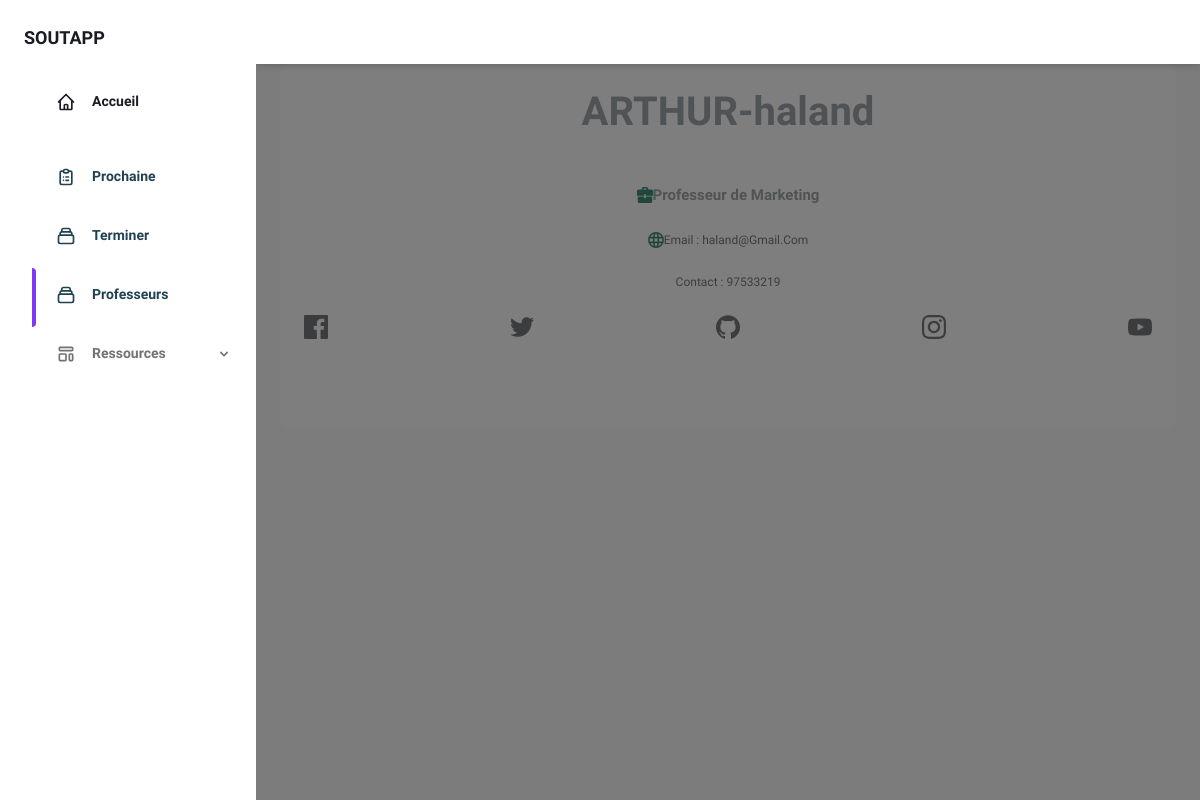
Page /prof_detail/1 (signed in) on the committed database.
### soutapp/models.py (models this page shows, shortened)
class Professeur(models.Model):
    id_prof = models.AutoField(primary_key=True)
    nom_prof = models.CharField(max_length=50)
    prenom_prof = models.CharField(max_length=50)
    specialite_prof = models.CharField(max_length=150)
    image_prof = models.ImageField(upload_to='prof_photos/')
    adresse_prof = models.CharField(max_length=100)
    telephone_prof = models.CharField(max_length=50)
    email_prof = models.EmailField(max_length=100)
    created_at = models.DateTimeField(auto_now_add=True)

class LienSociale(models.Model):
    id_lien = models.AutoField(primary_key=True)
    designation = models.CharField(max_length=50)
    lien = models.CharField(max_length=50)
    created_at = models.DateTimeField(auto_now_add=True)
    id_prof = models.ForeignKey(Professeur, on_delete=models.CASCADE)

### soutapp/views.py (the view)
# urls.py: path('prof_detail/<int:pk>', views.ProfDetail.as_view(), name='prof_detail'),
class ProfDetail(DetailView):
    model = Professeur
    template_name = 'session-blog/prof_detail.html'
    context_object_name = 'prof'
    def dispatch(self, request, *args, **kwargs):
        if not request.session.get('user_id'):
            return redirect('login')
        return super().dispatch(request, *args, **kwargs)
    def get_context_data(self, **kwargs):
        context = super().get_context_data(**kwargs)
        professeur = self.object
        context['prof_pre'] = professeur  # professeur actuelle
        try:
            context['lien'] = professeur.liensociale_set.all()  # lien associé
        except Exception as e:
            pass
        return context

### soutapp/templates/session-blog/prof_detail.html (shortened to what this page needs)
{% extends 'session-templates/base.html' %}
{% load static %}
{% block active-prof %}
  {% if prof  %}
<span class="absolute inset-y-0 left-0 w-1 bg-purple-600 rounded-tr-lg rounded-br-lg" aria-hidden="true">
</span>
  {% endif %}
{% endblock %}
{% block content %}
<div class="max-w-4xl flex items-center h-auto lg:h-screen flex-wrap mx-auto my-32 lg:my-0">
    <div id="profile"
        class="w-full lg:w-3/5 rounded-lg lg:rounded-l-lg lg:rounded-r-none shadow-2xl bg-white opacity-75 mx-6 lg:mx-0">
        <div class="p-4 md:p-12 text-center lg:text-left">
            {% if prof_pre %}
                <h1 class="text-3xl font-bold pt-8 lg:pt-0">{{ prof_pre.nom_prof }}-{{ prof_pre.prenom_prof }}</h1>
                <div class="mx-auto lg:mx-0 w-4/5 pt-3 border-b-2 border-green-500 opacity-25"></div>
                <p class="pt-4 text-base font-bold flex items-center justify-center lg:justify-start">
                    <svg class="h-4 fill-current text-green-700 pr-4" xmlns="http://www.w3.org/2000/svg"
                        viewBox="0 0 20 20">
                        <path
                            d="M9 12H1v6a2 2 0 0 0 2 2h14a2 2 0 0 0 2-2v-6h-8v2H9v-2zm0-1H0V5c0-1.1.9-2 2-2h4V2a2 2 0 0 1 2-2h4a2 2 0 0 1 2 2v1h4a2 2 0 0 1 2 2v6h-9V9H9v2zm3-8V2H8v1h4z" />
                    </svg> Professeur de {{ prof_pre.specialite_prof }}
                </p>
                <p class="pt-2 text-gray-600 text-xs lg:text-sm flex items-center justify-center lg:justify-start">
                     Email : {{ prof_pre.email_prof }}
                </p>
                <p class="pt-2 text-gray-600 text-xs lg:text-sm flex items-center justify-center lg:justify-start">
                    Contact : {{ prof_pre.telephone_prof }}
                </p>
            {% endif %}
            <div class="mt-6 pb-16 lg:pb-0 w-4/5 lg:w-full mx-auto flex flex-wrap items-center justify-between">
                {% if lien %}
                    {% for link in lien %}
                        {% if link.designation == 'instagram' or link.designation == 'Instagram' %}
                            <a class="link" href="{{ link.lien }}" data-tippy-content="@instagram_handle">
                            </a>
                        {% elif link.designation == 'facebook' or link.designation == 'Facebook' %}
                            <a class="link" href="{{ link.lien }}" data-tippy-content="@facebook_handle">
                            </a>
                        {% elif link.designation == 'x' or link.designation == 'twitter' or link.designation == 'X' or link.designation == 'Twitter' %}
                            <a class="link" href="{{ link.lien }}" data-tippy-content="@twitter_handle">
                            </a>
                        {% elif link.designation == 'github' or link.designation == 'GitHub' %}
                            <a class="link" href="{{ link.lien }}" data-tippy-content="@github_handle">
                            </a>
                        {% elif link.designation == 'youtube' or link.designation == 'YouTube' %}
                            <a class="link" href="{{ link.lien }}" data-tippy-content="@youtube_handle">
                            </a>
                        {% endif %}
                    {% endfor %}
                {% else %}
                    <p class="pt-2 text-gray-600 text-xs lg:text-sm flex items-center justify-center lg:justify-start">
                        Aucun lien de réseau social
                    </p>
                {% endif %}
            </div>
        </div>
    </div>
</div>
{% endblock %}

### rows in the picture
Professeur: nom_prof "ARTHUR", prenom_prof "haland", specialite_prof "Marketing", email_prof "haland@Gmail.Com", telephone_prof "97533219"
